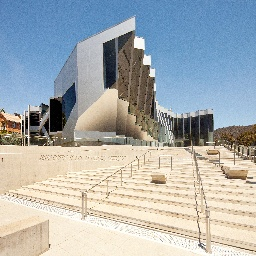
#> input picture src/data/EDGE_DATA/images/original.jpg, 256 x 256 px
$ python -i generate_training_data.py   (imports and definitions only)
#> lines starting #> are read from the running program, lines starting #| are printed output that depends on the picture
import os
import cv2
import numpy as np
import random
from pathlib import Path
import torch
from canny_torch import CannyDetector

"""
Single Image Edge Detection Dataset Generator

This script generates a comprehensive edge detection dataset from a single input image
through various augmentation techniques. The dataset includes:

- The original image and its edge map
- Multiple augmented variations with rotations, flips, brightness adjustments, etc.
- Challenging edge detection scenarios (low contrast, noise, occlusions, etc.)
- Automatically generated train/test splits
- Image-label pair listings for training

Edge maps are generated using a custom neural network implementation of the Canny edge
detector from canny_torch.py. This model is a trainable version of the classic Canny
algorithm implemented in PyTorch, allowing for learned edge detection that can adapt to
specific image characteristics.

Usage:
   python generate_training_data.py

The script creates a directory structure in data/EDGE_DATA/ containing all images,
edge maps, and listing files needed for training and evaluating edge detection models.

The generated dataset can be used to train edge detection models from a single image,
which is useful for applications where collecting large datasets is impractical.
"""

# [7 lines left out: function create_directory_structure, not called in this run]
    # Note: We won't generate test labels here - they'll be created by CV2 Canny


def resize_image(image, output_size=(256, 256)):
    """Resize an image to the specified dimensions"""
    return cv2.resize(image, output_size)


# [45 lines left out: function generate_edge_map, not called in this run]


def rotate_image(image, angle):
    """Rotate an image by a specified angle"""
    height, width = image.shape[:2]
    center = (width // 2, height // 2)
    rotation_matrix = cv2.getRotationMatrix2D(center, angle, 1.0)
    return cv2.warpAffine(image, rotation_matrix, (width, height), borderMode=cv2.BORDER_REFLECT)


def flip_image(image, flip_code):
    """Flip an image horizontally, vertically or both"""
    return cv2.flip(image, flip_code)


# [27 lines left out: function add_noise, not called in this run]


def adjust_brightness_contrast(image, alpha=1.0, beta=0):
    """Adjust brightness and contrast of an image"""
    return cv2.convertScaleAbs(image, alpha=alpha, beta=beta)


def crop_image(image, x, y, w, h):
    """Crop a region from an image"""
    return image[y:y + h, x:x + w]


# [9 lines left out: function apply_filter, not called in this run]


def apply_augmentations(image, output_size=(256, 256), index=0):
    """Apply a random combination of augmentations to an image"""
    # Resize to ensure consistent dimensions
    image = resize_image(image, output_size)

    # Select 2-3 random augmentations
    augmentation_count = random.randint(2, 3)

    # Available augmentations with their parameters
    augmentations = [
        ("rotate", lambda img: rotate_image(img, random.uniform(-30, 30))),
        ("flip_h", lambda img: flip_image(img, 1)),  # 1 for horizontal flip
        ("flip_v", lambda img: flip_image(img, 0)),  # 0 for vertical flip
        ("brightness", lambda img: adjust_brightness_contrast(img,
                                                              alpha=random.uniform(0.8, 1.2),
                                                              beta=random.randint(-30, 30))),
        ("filter", lambda img: apply_filter(img,
                                            filter_type=random.choice(["gaussian", "median", "bilateral"]),
                                            kernel_size=random.choice([3, 5, 7]))),
        ("noise", lambda img: add_noise(img,
                                        noise_type=random.choice(["gaussian", "salt_pepper"]),
                                        amount=random.uniform(0.01, 0.05)))
    ]

    # Randomly select augmentations
    selected_augmentations = random.sample(augmentations, augmentation_count)

    # Apply each selected augmentation
    augmented = image.copy()
    for name, func in selected_augmentations:
        augmented = func(augmented)

    # Generate a unique filename
    augmentations_applied = "_".join([name for name, _ in selected_augmentations])
    image_filename = f"aug_{index}_{augmentations_applied}.jpg"

    return augmented, image_filename


# [177 lines left out: functions generate_challenging_scenarios, low_contrast_scenario, noisy_edges_scenario, complex_texture_scenario, partial_occlusion_scenario, gradient_illumination_scenario and 2 more, not called in this run]


# Example usage
# [9 lines not run here, left out]

>>> import cv2
>>> picture = cv2.imread('data/EDGE_DATA/images/original.jpg')
#> picture is the input picture: shape (256, 256, 3); mean B, G, R 176.5, 174.8, 168.7
>>> result = apply_augmentations(picture)
#> the loop in apply_augmentations, `for name, func in selected_augmentations:` made 3 passes
#> pass 1, in apply_augmentations, `augmented = func(augmented)`:
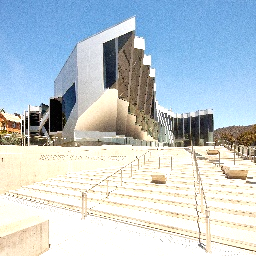
#> augmented: shape (256, 256, 3); mean B, G, R 208.3, 201.4, 188.4
#> pass 2, in apply_augmentations, `augmented = func(augmented)`:
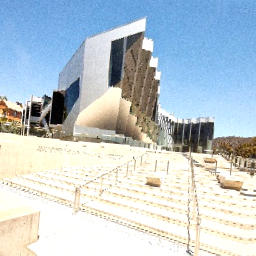
#> augmented: shape (256, 256, 3); mean B, G, R 208.1, 201.4, 188.5
#> pass 3, in apply_augmentations, `augmented = func(augmented)`:
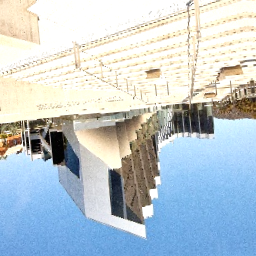
#> augmented: shape (256, 256, 3); mean B, G, R 208.1, 201.4, 188.5

$ run again, on src/data/EDGE_DATA/images/aug_12_flip_v_rotate_flip_h.jpg
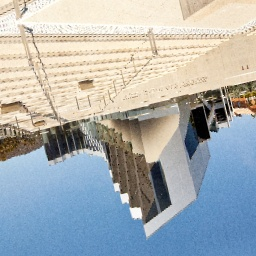
#> input picture src/data/EDGE_DATA/images/aug_12_flip_v_rotate_flip_h.jpg, 256 x 256 px
#> picture is the input picture: shape (256, 256, 3); mean B, G, R 177.1, 175.5, 169.4
#> the loop in apply_augmentations, `for name, func in selected_augmentations:` made 3 passes
#> pass 1, in apply_augmentations, `augmented = func(augmented)`:
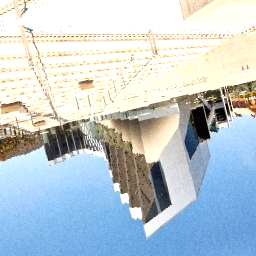
#> augmented: shape (256, 256, 3); mean B, G, R 209.2, 202.7, 189.7
#> pass 3, in apply_augmentations, `augmented = func(augmented)`:
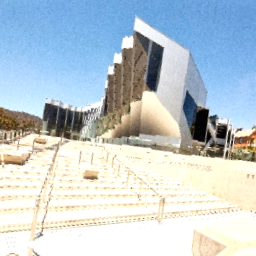
#> augmented: shape (256, 256, 3); mean B, G, R 209.3, 202.7, 189.5

$ run again, on src/data/EDGE_DATA/images/aug_13_flip_h_filter_brightness.jpg
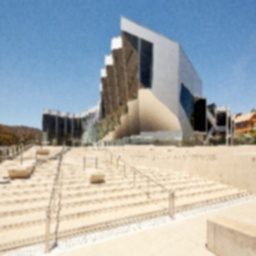
#> input picture src/data/EDGE_DATA/images/aug_13_flip_h_filter_brightness.jpg, 256 x 256 px
#> picture is the input picture: shape (256, 256, 3); mean B, G, R 174.1, 172.5, 166.5
#> the loop in apply_augmentations, `for name, func in selected_augmentations:` made 3 passes
#> pass 1, in apply_augmentations, `augmented = func(augmented)`:
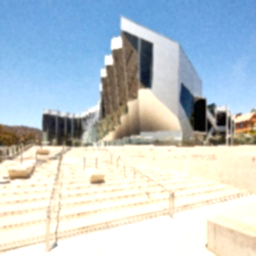
#> augmented: shape (256, 256, 3); mean B, G, R 206.5, 200.9, 188.1
#> pass 3, in apply_augmentations, `augmented = func(augmented)`:
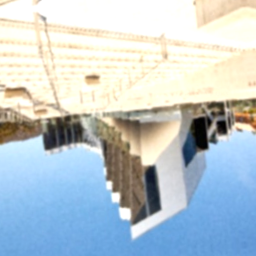
#> augmented: shape (256, 256, 3); mean B, G, R 206.8, 201.2, 188.2

$ run again, on src/data/EDGE_DATA/images/aug_14_rotate_noise.jpg
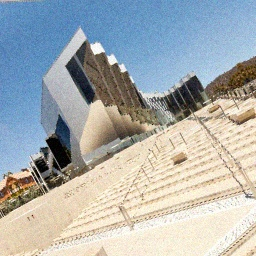
#> input picture src/data/EDGE_DATA/images/aug_14_rotate_noise.jpg, 256 x 256 px
#> picture is the input picture: shape (256, 256, 3); mean B, G, R 175.6, 174.7, 168.9
#> the loop in apply_augmentations, `for name, func in selected_augmentations:` made 3 passes
#> pass 1, in apply_augmentations, `augmented = func(augmented)`:
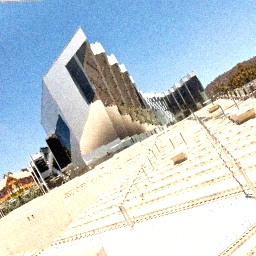
#> augmented: shape (256, 256, 3); mean B, G, R 207, 201.9, 189.8
#> pass 3, in apply_augmentations, `augmented = func(augmented)`:
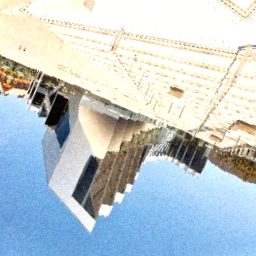
#> augmented: shape (256, 256, 3); mean B, G, R 207.8, 202.2, 189.7
